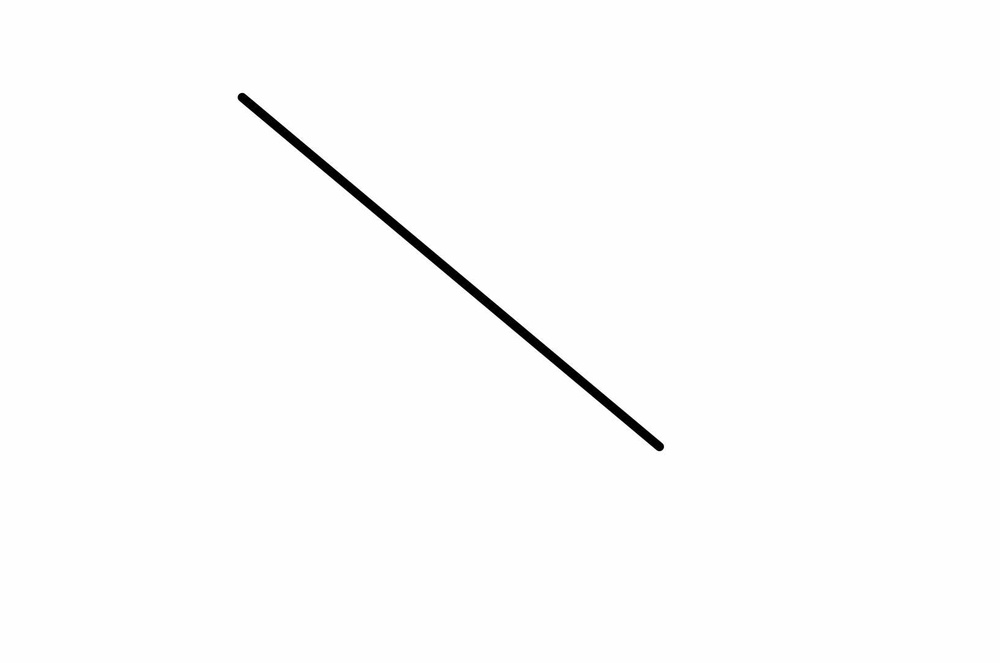
#> input picture images_test/diag1.jpg, 1000 x 663 px, shrunk from 1634 x 1083 before the run
$ python lines.py
#> lines starting #> are read from the running program, lines starting #| are printed output that depends on the picture; after the words box and inside, x2 and y2 are one past the last pixel; in counts of white or black regions, pixels touching at a corner belong together
import cv2
import numpy as np
import matplotlib.pyplot as plt

# Lecture de l'image
In = cv2.imread('images_test/diag1.jpg')
#> In is the input picture: shape (663, 1000, 3); min 0, max 255, mean 252.1
I = cv2.cvtColor(In, cv2.COLOR_RGB2GRAY)

# Creation de l'image des contours
I_contour = cv2.Canny(I, 50, 150)  # 50 et 150 sont les seuils min et max
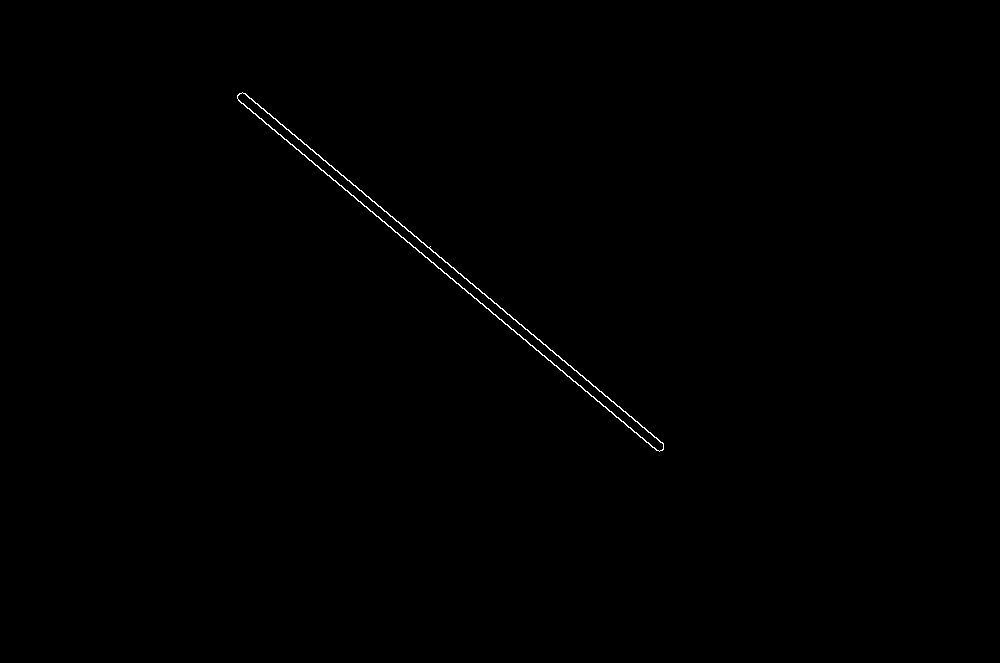
#> I_contour: shape (663, 1000); 0.24% white in thin lines or dots, all inside (x1, y1, x2, y2) = (237, 92, 664, 452)
lignes, colonnes = I_contour.shape
#> lignes = 663; colonnes = 1000

# [10 lines of commented-out code are left out]
rhomax = np.sqrt((lignes - 1)**2 + (colonnes - 1)**2)  # Distance max entre l'origine et un point de l'image, cad la diagonale de l'image
#> rhomax = 1198.4
drho = 1
rhoL = round(2 * rhomax / drho) + 1   # Nombre de valeurs de rho
#> rhoL = 2398

thetamax = np.pi                      # Angle max entre la normale et l'axe horizontal (la normale étant perpendiculaire à la droite détectée)
dtheta = np.pi / 180                  # Pas de theta (1 degre en radians)
thetaL = round(thetamax / dtheta)     # Nombre de valeurs de theta

########################### TEST 3 : PARAMETRES #########################
# print('rhomax:', rhomax, 'drho:', drho, 'rhoL:', rhoL)
# print('thetamax:', thetamax, 'dtheta:', dtheta, 'thetaL:', thetaL)

# Calcul de la matrice d'accumulation
H = np.zeros((rhoL, thetaL))

for i in range(lignes):
    for j in range(colonnes):
        if I_contour[i, j] == 255:
            for o in range(thetaL):
                t = o * dtheta                       # Angle theta en radians (nombre de degres * pas de theta)
                p = i * np.cos(t) + j * np.sin(t)    # Distance rho
                H[int((p + rhomax) / drho), o] += 1  # Incrementation de la valeur de H à la position (p, t)

# [10 lines of commented-out code are left out]
Hmax = H.copy()

seuil = 0
n = 2

vmax = np.zeros((n, 2))

for i in range(n):
    maxval = np.max(Hmax)
    if maxval < seuil:
        break
    maxind = np.argmax(Hmax)
    row, col = np.unravel_index(maxind, H.shape)
    vmax[i, :] = [row, col]
    Hmax[row, col] = 0
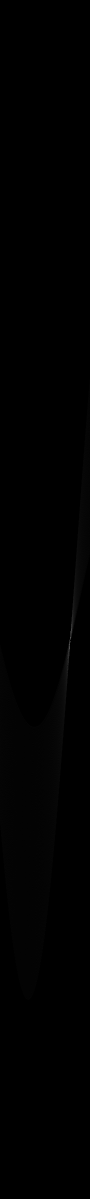
#> Hmax: shape (2398, 180) float64 (shown at 1/2 size); min 0, max 172, mean 0.7
#> after the loop, vmax = [[1275, 140], [1284, 140]]

#################### TEST 5 : MAXIMAS LOCAUX #########################
# print('vmax:', vmax)

plt.figure(1)
plt.title('Image initiale avec les droites détectées')

# Calcul des points extremaux de chaque droite
angles = []

for k in range(n):
    # on récupère les angles
    t_ind = int(vmax[k, 1])
    td = t_ind * dtheta
    angles.append(td)
#> after the loop, angles = [2.44, 2.44]

# droite moyenne des n droites
t = np.mean(vmax[:, 1]) * dtheta
#> t = 2.44
p = np.mean(vmax[:, 0]) * drho - rhomax
#> p = 81.07

# Identifions les pixels des contours proches de cette droite
selected_points = []
for i in range(lignes):
    for j in range(colonnes):
        if I_contour[i, j] == 255:  # Si le pixel appartient au contour
            # Vérifie si le pixel (i, j) est sur la droite
            distance = abs(i * np.cos(t) + j * np.sin(t) - p)
            if distance < 1:  # Tolérance pour compenser les imprécisions
                selected_points.append((i, j))  # Stocke les coordonnées (x, y)

#################### TEST 6 : POINTS SELECTIONNES #########################
# selected_points_print = np.array(selected_points)
# plt.scatter(selected_points_print[:, 1], selected_points_print[:, 0], c='r', s=1)

# Si des points sont détectés sur la droite
if selected_points:
    selected_points = np.array(selected_points)
    y_vals = selected_points[:, 0]  # Coordonnées x
#> y_vals = [94, 94, 95, 449, 450, 450]
    x_vals = selected_points[:, 1]  # Coordonnées y

    # Trouver les points extrêmes
    X1, X2 = x_vals.min(), x_vals.max()
    Y1, Y2 = y_vals.min(), y_vals.max()

    #################### TEST 7 : POINTS EXTREMAUX #########################
    # plt.scatter(X1, Y1, c='b', s=10)
    # plt.scatter(X2, Y2, c='b', s=10)

    # on attribue les valeur en fonction de l'orientation de la droite
    # si la droite est orienté entre 0 et 90 degrés
    if t >= 0 and t < np.pi / 2:
        X = [X2, Y1]
        Y = [X1, Y2]
    # si la droite est orienté entre 90 et 180 degrés
    elif t >= np.pi / 2 and t <= np.pi:
        X = [X1, Y1]
        Y = [X2, Y2]

    # Affichage des droites
    plt.plot([X[0], Y[0]], [X[1], Y[1]], 'r')


# Affichage des images
plt.imshow(In, cmap='gray')
plt.show()
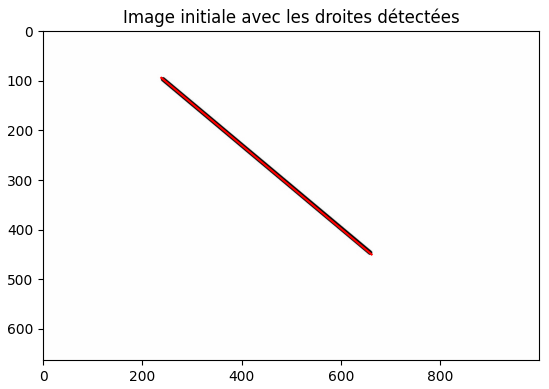
#> figure drawn by matplotlib, 1 panel

# Calcul de l'angle moyen
a = np.mean(angles) * 180 / np.pi
# [6 lines of commented-out code are left out]

$ run again, with images_test/diag2.jpg copied over images_test/diag1.jpg
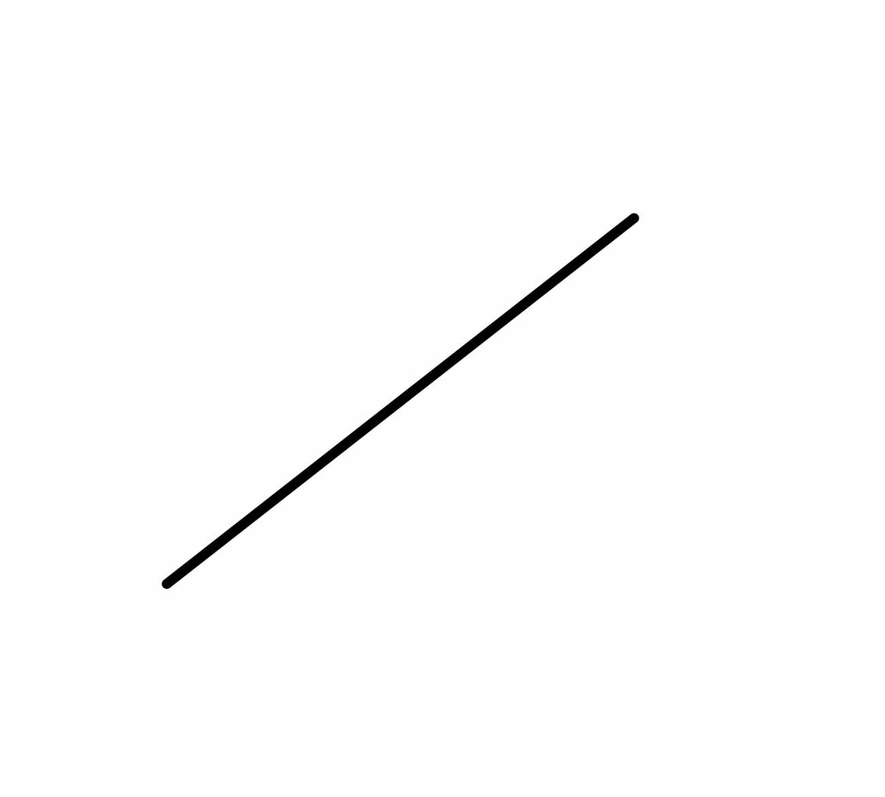
#> input picture images_test/diag2.jpg, 885 x 797 px, shrunk from 1301 x 1172 before the run
#> In is the input picture: shape (797, 885, 3); min 0, max 255, mean 251.8
#> `I_contour = cv2.Canny(I, 50, 150)`:
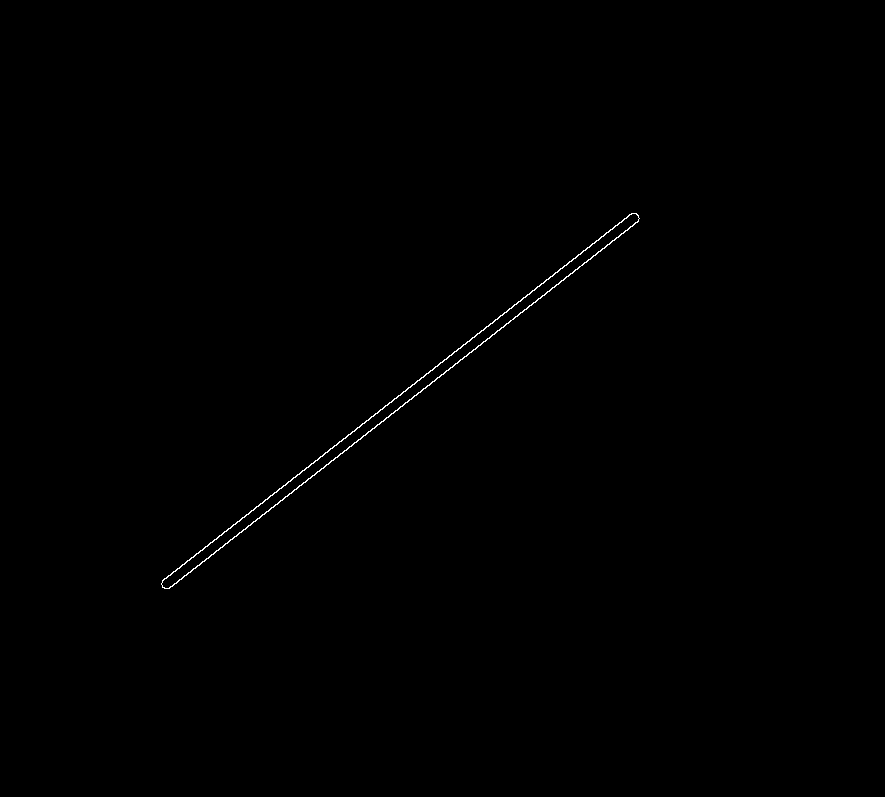
#> I_contour: shape (797, 885); 0.24% white in thin lines or dots, all inside (x1, y1, x2, y2) = (161, 213, 640, 589)
#> `plt.show()`:
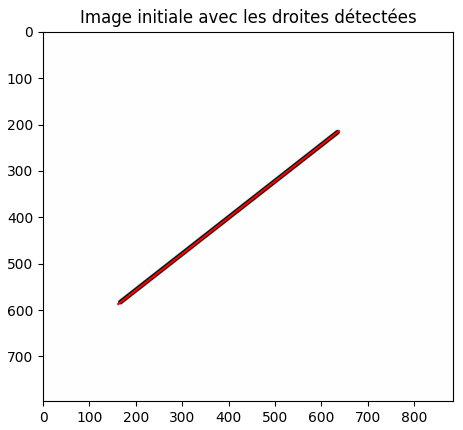
#> figure drawn by matplotlib, 1 panel

$ run again, with images_test/diag3.jpg copied over images_test/diag1.jpg
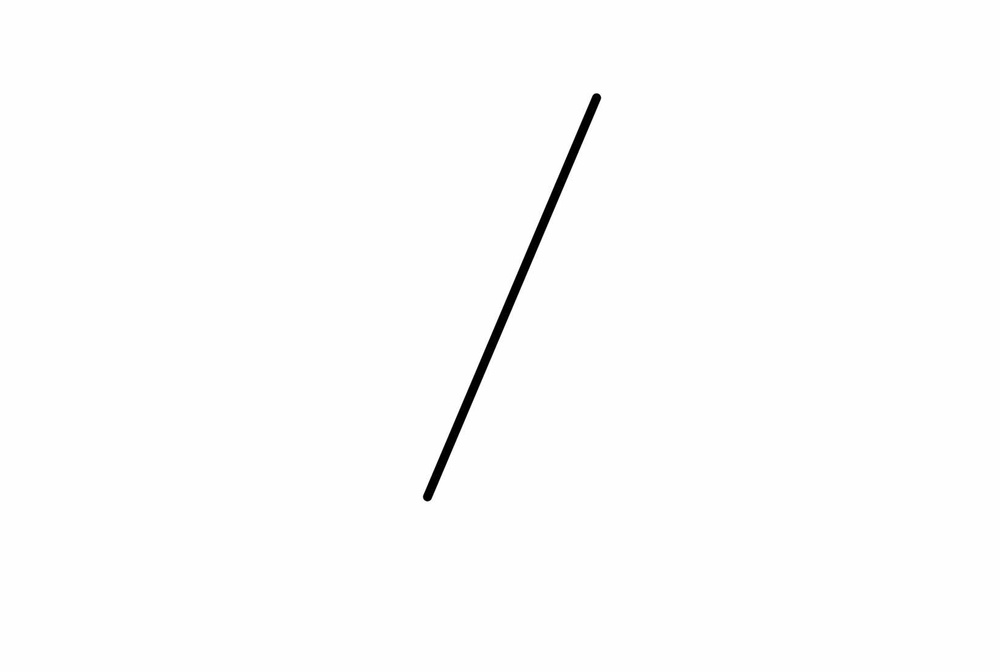
#> input picture images_test/diag3.jpg, 1000 x 672 px, shrunk from 1635 x 1099 before the run
#> In is the input picture: shape (672, 1000, 3); min 0, max 255, mean 252.5
#> `I_contour = cv2.Canny(I, 50, 150)`:
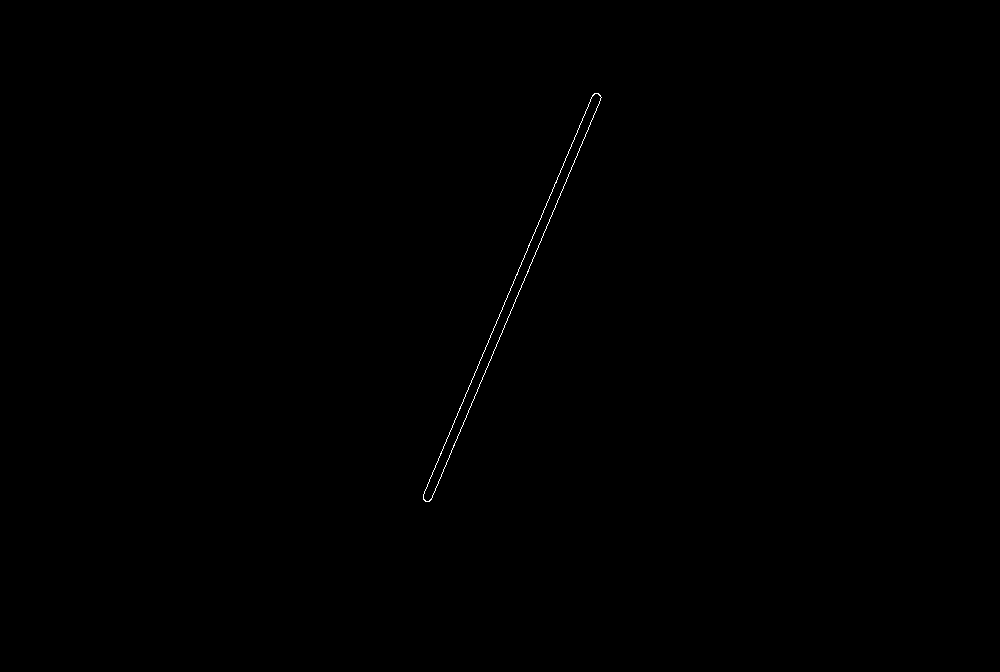
#> I_contour: shape (672, 1000); 0.12% white in thin lines or dots, all inside (x1, y1, x2, y2) = (423, 93, 602, 502)
#> `plt.show()`:
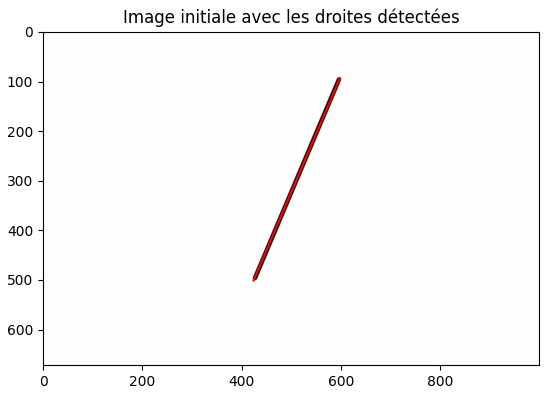
#> figure drawn by matplotlib, 1 panel
